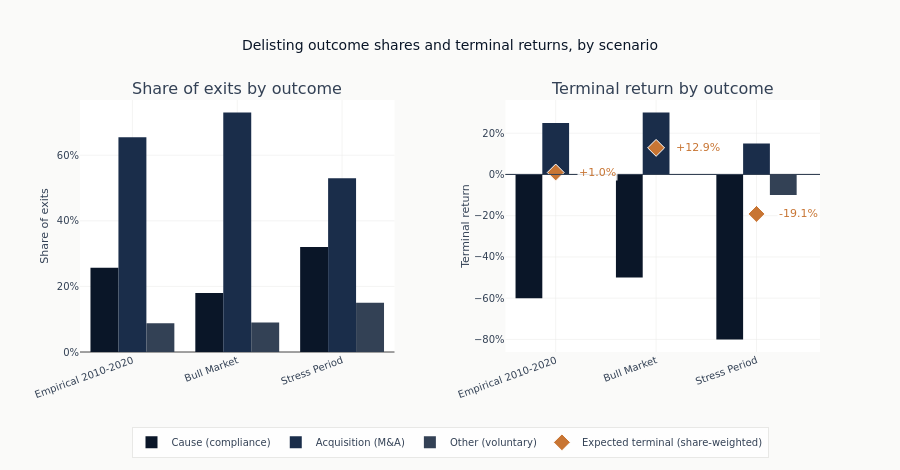

Write notebook code for a chart like this one.
### Markdown cell above
The two panels below are the whole scenario definition: who leaves how, and what a holder
earns when they do. The expected terminal return in the right-hand panel is the
share-weighted average — and note it is *positive* in two of three scenarios, because
acquisitions dominate and acquisitions pay a premium.

### Code cell
scenario_names = list(SCENARIOS)
bar_colors = [PALETTE["universe"], PALETTE["bull"], PALETTE["stress"]]

fig = make_subplots(
    rows=1,
    cols=2,
    subplot_titles=("Share of exits by outcome", "Terminal return by outcome"),
    horizontal_spacing=0.15,
)
for i, outcome in enumerate(OUTCOMES):
    fig.add_trace(
        go.Bar(
            x=scenario_names,
            y=[SCENARIOS[s][f"{outcome}_share"] for s in scenario_names],
            name=OUTCOME_LABELS[outcome],
            marker_color=bar_colors[i],
            legendgroup=outcome,
        ),
        row=1,
        col=1,
    )
    fig.add_trace(
        go.Bar(
            x=scenario_names,
            y=[SCENARIOS[s][f"{outcome}_return"] for s in scenario_names],
            name=OUTCOME_LABELS[outcome],
            marker_color=bar_colors[i],
            legendgroup=outcome,
            showlegend=False,
        ),
        row=1,
        col=2,
    )
fig.add_trace(
    go.Scatter(
        x=scenario_names,
        y=[expected_terminal(SCENARIOS[s]) for s in scenario_names],
        mode="markers",
        marker=dict(
            color=PALETTE["survivors"], size=13, symbol="diamond", line=dict(color="white", width=1)
        ),
        name="Expected terminal (share-weighted)",
    ),
    row=1,
    col=2,
)
# Label the diamonds off to the side so the grouped bars never cover them.
for name in scenario_names:
    value = expected_terminal(SCENARIOS[name])
    fig.add_annotation(
        x=name,
        y=value,
        text=f"{value:+.1%}",
        showarrow=False,
        xshift=42,
        font=dict(size=11, color=PALETTE["survivors"]),
        bgcolor="rgba(255,255,255,0.85)",
        row=1,
        col=2,
    )
fig.add_hline(y=0, line_color=PALETTE["rule"], line_width=1, row=1, col=2)
fig.update_yaxes(title_text="Share of exits", tickformat=".0%", row=1, col=1)
fig.update_yaxes(title_text="Terminal return", tickformat=".0%", row=1, col=2)
fig.update_xaxes(tickangle=-20)
fig.update_layout(
    barmode="group",
    height=470,
    title="Delisting outcome shares and terminal returns, by scenario",
    legend=dict(orientation="h", yanchor="bottom", y=-0.42, xanchor="center", x=0.5),
)
show_plotly_with_alt(
    fig,
    "Two panels side by side, each with three scenarios along the horizontal axis and "
    "grouped bars for the three exit types. The left panel shows the share of exits of "
    "each type: acquisitions are the tallest bar in every scenario, cause delistings the "
    "second, and other exits the smallest. The right panel shows the terminal return of "
    "each type: acquisition bars sit above zero, cause bars well below it, and a diamond "
    "marks the share-weighted average for each scenario with its value labelled beside it.",
)

### Figure 1 — Plotly figure (JSON) as saved in the notebook; plotly's stock layout.template omitted (floating-point values rounded to 4 significant figures)
{"data": [{"legendgroup": "cause", "marker": {"color": "#0a1628"}, "name": "Cause (compliance)", "type": "bar", "x": ["Empirical 2010-2020", "Bull Market", "Stress Period"], "xaxis": "x", "y": [0.257, 0.18, 0.32], "yaxis": "y"}, {"legendgroup": "cause", "marker": {"color": "#0a1628"}, "name": "Cause (compliance)", "showlegend": false, "type": "bar", "x": ["Empirical 2010-2020", "Bull Market", "Stress Period"], "xaxis": "x2", "y": [-0.6, -0.5, -0.8], "yaxis": "y2"}, {"legendgroup": "acquisition", "marker": {"color": "#1a2d4a"}, "name": "Acquisition (M&A)", "type": "bar", "x": ["Empirical 2010-2020", "Bull Market", "Stress Period"], "xaxis": "x", "y": [0.655, 0.73, 0.53], "yaxis": "y"}, {"legendgroup": "acquisition", "marker": {"color": "#1a2d4a"}, "name": "Acquisition (M&A)", "showlegend": false, "type": "bar", "x": ["Empirical 2010-2020", "Bull Market", "Stress Period"], "xaxis": "x2", "y": [0.25, 0.3, 0.15], "yaxis": "y2"}, {"legendgroup": "other", "marker": {"color": "#334155"}, "name": "Other (voluntary)", "type": "bar", "x": ["Empirical 2010-2020", "Bull Market", "Stress Period"], "xaxis": "x", "y": [0.088, 0.09, 0.15], "yaxis": "y"}, {"legendgroup": "other", "marker": {"color": "#334155"}, "name": "Other (voluntary)", "showlegend": false, "type": "bar", "x": ["Empirical 2010-2020", "Bull Market", "Stress Period"], "xaxis": "x2", "y": [0.0, 0.0, -0.1], "yaxis": "y2"}, {"marker": {"color": "#C87533", "line": {"color": "white", "width": 1}, "size": 13, "symbol": "diamond"}, "mode": "markers", "name": "Expected terminal (share-weighted)", "type": "scatter", "x": ["Empirical 2010-2020", "Bull Market", "Stress Period"], "xaxis": "x2", "y": [0.00955, 0.129, -0.1915], "yaxis": "y2"}], "layout": {"annotations": [{"font": {"size": 16}, "showarrow": false, "text": "Share of exits by outcome", "x": 0.2125, "xanchor": "center", "xref": "paper", "y": 1.0, "yanchor": "bottom", "yref": "paper"}, {"font": {"size": 16}, "showarrow": false, "text": "Terminal return by outcome", "x": 0.7875, "xanchor": "center", "xref": "paper", "y": 1.0, "yanchor": "bottom", "yref": "paper"}, {"bgcolor": "rgba(255,255,255,0.85)", "font": {"color": "#C87533", "size": 11}, "showarrow": false, "text": "+1.0%", "x": "Empirical 2010-2020", "xref": "x2", "xshift": 42, "y": 0.00955, "yref": "y2"}, {"bgcolor": "rgba(255,255,255,0.85)", "font": {"color": "#C87533", "size": 11}, "showarrow": false, "text": "+12.9%", "x": "Bull Market", "xref": "x2", "xshift": 42, "y": 0.129, "yref": "y2"}, {"bgcolor": "rgba(255,255,255,0.85)", "font": {"color": "#C87533", "size": 11}, "showarrow": false, "text": "-19.1%", "x": "Stress Period", "xref": "x2", "xshift": 42, "y": -0.1915, "yref": "y2"}], "barmode": "group", "height": 470, "legend": {"orientation": "h", "x": 0.5, "xanchor": "center", "y": -0.42, "yanchor": "bottom"}, "shapes": [{"line": {"color": "#334155", "width": 1}, "type": "line", "x0": 0, "x1": 1, "xref": "x2 domain", "y0": 0, "y1": 0, "yref": "y2"}], "title": {"text": "Delisting outcome shares and terminal returns, by scenario"}, "xaxis": {"anchor": "y", "domain": [0.0, 0.425], "tickangle": -20}, "xaxis2": {"anchor": "y2", "domain": [0.575, 1.0], "tickangle": -20}, "yaxis": {"anchor": "x", "domain": [0.0, 1.0], "tickformat": ".0%", "title": {"text": "Share of exits"}}, "yaxis2": {"anchor": "x2", "domain": [0.0, 1.0], "tickformat": ".0%", "title": {"text": "Terminal return"}}}}
